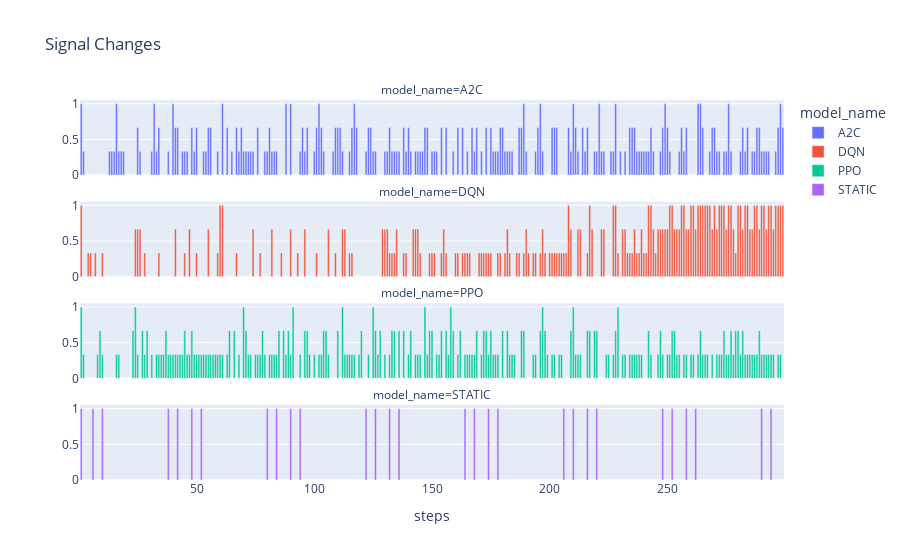

The cell this chart's notebook holds for it:
### Markdown cell above
### Signal Changes

### Code cell
fig = px.bar(
    data_frame=average_eval_metrics,
    x='steps',
    y='signal_changes',
    color='model_name',
    title="Signal Changes",
    facet_col='model_name',
    facet_col_wrap=1
).update_yaxes(title=None)

fig.show()

### Figure 1 — Plotly figure (JSON) as saved in the notebook; plotly's stock layout.template omitted (floating-point values rounded to 4 significant figures; data arrays with more than 128 entries replaced by an {"elided": "..."} marker saying what was removed)
{"data": [{"alignmentgroup": "True", "hovertemplate": "model_name=A2C<br>steps=%{x}<br>signal_changes=%{y}<extra></extra>", "legendgroup": "A2C", "marker": {"color": "#636efa", "pattern": {"shape": ""}}, "name": "A2C", "offsetgroup": "A2C", "orientation": "v", "showlegend": true, "textposition": "auto", "type": "bar", "x": {"elided": "299 int values"}, "xaxis": "x4", "y": {"elided": "299 float values"}, "yaxis": "y4"}, {"alignmentgroup": "True", "hovertemplate": "model_name=DQN<br>steps=%{x}<br>signal_changes=%{y}<extra></extra>", "legendgroup": "DQN", "marker": {"color": "#EF553B", "pattern": {"shape": ""}}, "name": "DQN", "offsetgroup": "DQN", "orientation": "v", "showlegend": true, "textposition": "auto", "type": "bar", "x": {"elided": "299 int values"}, "xaxis": "x3", "y": {"elided": "299 float values"}, "yaxis": "y3"}, {"alignmentgroup": "True", "hovertemplate": "model_name=PPO<br>steps=%{x}<br>signal_changes=%{y}<extra></extra>", "legendgroup": "PPO", "marker": {"color": "#00cc96", "pattern": {"shape": ""}}, "name": "PPO", "offsetgroup": "PPO", "orientation": "v", "showlegend": true, "textposition": "auto", "type": "bar", "x": {"elided": "299 int values"}, "xaxis": "x2", "y": {"elided": "299 float values"}, "yaxis": "y2"}, {"alignmentgroup": "True", "hovertemplate": "model_name=STATIC<br>steps=%{x}<br>signal_changes=%{y}<extra></extra>", "legendgroup": "STATIC", "marker": {"color": "#ab63fa", "pattern": {"shape": ""}}, "name": "STATIC", "offsetgroup": "STATIC", "orientation": "v", "showlegend": true, "textposition": "auto", "type": "bar", "x": {"elided": "299 int values"}, "xaxis": "x", "y": {"elided": "299 int values"}, "yaxis": "y"}], "layout": {"annotations": [{"font": {}, "showarrow": false, "text": "model_name=STATIC", "x": 0.5, "xanchor": "center", "xref": "paper", "y": 0.1975, "yanchor": "bottom", "yref": "paper"}, {"font": {}, "showarrow": false, "text": "model_name=PPO", "x": 0.5, "xanchor": "center", "xref": "paper", "y": 0.465, "yanchor": "bottom", "yref": "paper"}, {"font": {}, "showarrow": false, "text": "model_name=DQN", "x": 0.5, "xanchor": "center", "xref": "paper", "y": 0.7325, "yanchor": "bottom", "yref": "paper"}, {"font": {}, "showarrow": false, "text": "model_name=A2C", "x": 0.5, "xanchor": "center", "xref": "paper", "y": 1, "yanchor": "bottom", "yref": "paper"}], "barmode": "relative", "legend": {"title": {"text": "model_name"}, "tracegroupgap": 0}, "title": {"text": "Signal Changes"}, "xaxis": {"anchor": "y", "domain": [0, 1], "title": {"text": "steps"}}, "xaxis2": {"anchor": "y2", "domain": [0, 1], "matches": "x", "showticklabels": false}, "xaxis3": {"anchor": "y3", "domain": [0, 1], "matches": "x", "showticklabels": false}, "xaxis4": {"anchor": "y4", "domain": [0, 1], "matches": "x", "showticklabels": false}, "yaxis": {"anchor": "x", "domain": [0, 0.1975], "title": {}}, "yaxis2": {"anchor": "x2", "domain": [0.2675, 0.465], "matches": "y", "title": {}}, "yaxis3": {"anchor": "x3", "domain": [0.535, 0.7325], "matches": "y", "title": {}}, "yaxis4": {"anchor": "x4", "domain": [0.8025, 1], "matches": "y", "title": {}}}}
